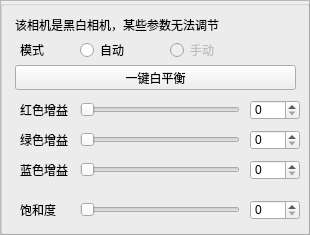
   <widget class="QFrame" name="frame_wb">
    <property name="geometry">
     <rect>
      <x>1110</x>
      <y>120</y>
      <width>310</width>
      <height>235</height>
     </rect>
    </property>
    <property name="frameShape">
     <enum>QFrame::StyledPanel</enum>
    </property>
    <property name="frameShadow">
     <enum>QFrame::Raised</enum>
    </property>
    <widget class="QGroupBox" name="groupBox_3">
     <property name="geometry">
      <rect>
       <x>0</x>
       <y>0</y>
       <width>310</width>
       <height>235</height>
      </rect>
     </property>
     <property name="title">
      <string/>
     </property>
     <widget class="QLabel" name="label_7">
      <property name="geometry">
       <rect>
        <x>15</x>
        <y>15</y>
        <width>290</width>
        <height>20</height>
       </rect>
      </property>
      <property name="text">
       <string>该相机是黑白相机，某些参数无法调节</string>
      </property>
     </widget>
     <widget class="QLabel" name="label_8">
      <property name="geometry">
       <rect>
        <x>20</x>
        <y>40</y>
        <width>60</width>
        <height>20</height>
       </rect>
      </property>
      <property name="text">
       <string>模式</string>
      </property>
     </widget>
     <widget class="QRadioButton" name="radioButton_AWB_auto">
      <property name="geometry">
       <rect>
        <x>80</x>
        <y>40</y>
        <width>60</width>
        <height>20</height>
       </rect>
      </property>
      <property name="text">
       <string>自动</string>
      </property>
     </widget>
     <widget class="QRadioButton" name="radioButton_13">
      <property name="enabled">
       <bool>false</bool>
      </property>
      <property name="geometry">
       <rect>
        <x>170</x>
        <y>40</y>
        <width>60</width>
        <height>20</height>
       </rect>
      </property>
      <property name="text">
       <string>手动</string>
      </property>
     </widget>
     <widget class="QPushButton" name="AWB_once_button">
      <property name="geometry">
       <rect>
        <x>15</x>
        <y>65</y>
        <width>281</width>
        <height>25</height>
       </rect>
      </property>
      <property name="text">
       <string>一键白平衡</string>
      </property>
     </widget>
     <widget class="QLabel" name="label_9">
      <property name="geometry">
       <rect>
        <x>20</x>
        <y>100</y>
        <width>60</width>
        <height>20</height>
       </rect>
      </property>
      <property name="text">
       <string>红色增益</string>
      </property>
     </widget>
     <widget class="QLabel" name="label_10">
      <property name="geometry">
       <rect>
        <x>20</x>
        <y>130</y>
        <width>60</width>
        <height>20</height>
       </rect>
      </property>
      <property name="text">
       <string>绿色增益</string>
      </property>
     </widget>
     <widget class="QSlider" name="horizontalSlider_gain_r">
      <property name="geometry">
       <rect>
        <x>80</x>
        <y>100</y>
        <width>160</width>
        <height>20</height>
       </rect>
      </property>
      <property name="maximum">
       <number>400</number>
      </property>
      <property name="pageStep">
       <number>10</number>
      </property>
      <property name="orientation">
       <enum>Qt::Horizontal</enum>
      </property>
     </widget>
     <widget class="QSpinBox" name="spinBox_gain_r">
      <property name="geometry">
       <rect>
        <x>250</x>
        <y>100</y>
        <width>50</width>
        <height>20</height>
       </rect>
      </property>
      <property name="maximum">
       <number>400</number>
      </property>
     </widget>
     <widget class="QSlider" name="horizontalSlider_gain_g">
      <property name="geometry">
       <rect>
        <x>80</x>
        <y>130</y>
        <width>160</width>
        <height>20</height>
       </rect>
      </property>
      <property name="maximum">
       <number>400</number>
      </property>
      <property name="orientation">
       <enum>Qt::Horizontal</enum>
      </property>
     </widget>
     <widget class="QSpinBox" name="spinBox_gain_g">
      <property name="geometry">
       <rect>
        <x>250</x>
        <y>130</y>
        <width>50</width>
        <height>20</height>
       </rect>
      </property>
      <property name="maximum">
       <number>400</number>
      </property>
     </widget>
     <widget class="QLabel" name="label_11">
      <property name="geometry">
       <rect>
        <x>20</x>
        <y>160</y>
        <width>60</width>
        <height>20</height>
       </rect>
      </property>
      <property name="text">
       <string>蓝色增益</string>
      </property>
     </widget>
     <widget class="QSlider" name="horizontalSlider_gain_b">
      <property name="geometry">
       <rect>
        <x>80</x>
        <y>160</y>
        <width>160</width>
        <height>20</height>
       </rect>
      </property>
      <property name="maximum">
       <number>400</number>
      </property>
      <property name="orientation">
       <enum>Qt::Horizontal</enum>
      </property>
     </widget>
     <widget class="QSpinBox" name="spinBox_gain_b">
      <property name="geometry">
       <rect>
        <x>250</x>
        <y>160</y>
        <width>50</width>
        <height>20</height>
       </rect>
      </property>
      <property name="maximum">
       <number>400</number>
      </property>
     </widget>
     <widget class="QLabel" name="label_12">
      <property name="geometry">
       <rect>
        <x>20</x>
        <y>200</y>
        <width>60</width>
        <height>20</height>
       </rect>
      </property>
      <property name="text">
       <string>饱和度</string>
      </property>
     </widget>
     <widget class="QSlider" name="horizontalSlider_saturation">
      <property name="geometry">
       <rect>
        <x>80</x>
        <y>200</y>
        <width>160</width>
        <height>20</height>
       </rect>
      </property>
      <property name="maximum">
       <number>200</number>
      </property>
      <property name="orientation">
       <enum>Qt::Horizontal</enum>
      </property>
     </widget>
     <widget class="QSpinBox" name="spinBox_saturation">
      <property name="geometry">
       <rect>
        <x>250</x>
        <y>200</y>
        <width>50</width>
        <height>20</height>
       </rect>
      </property>
      <property name="maximum">
       <number>200</number>
      </property>
     </widget>
    </widget>
   </widget>
